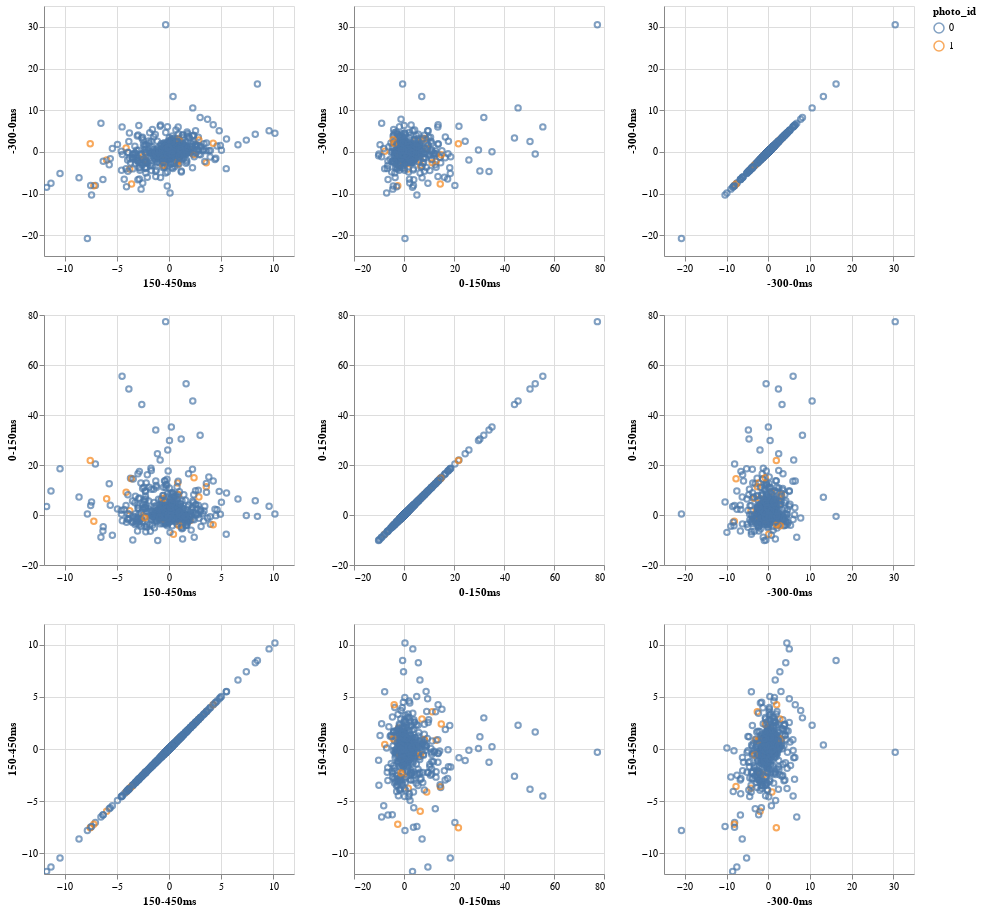

This figure's notebook cell:
### Code cell
import altair as alt
alt.Chart(data).mark_point().encode(
    alt.X(alt.repeat("column"), type='quantitative'),
    alt.Y(alt.repeat("row"), type='quantitative'),
    color = 'photo_id:N'
).properties(
    width = 250,
    height = 250,
).repeat(
    row=['-300-0ms', '0-150ms', '150-450ms'],
    column=['150-450ms', '0-150ms', '-300-0ms']).interactive(
)

### Figure 1 — Vega-Lite specification as saved in the notebook (floating-point values rounded to 4 significant figures; data arrays with more than 128 entries replaced by an {"elided": "..."} marker saying what was removed)
{"$schema": "https://vega.github.io/schema/vega-lite/v2.json", "config": {"view": {"height": 300, "width": 400}}, "repeat": {"column": ["150-450ms", "0-150ms", "-300-0ms"], "row": ["-300-0ms", "0-150ms", "150-450ms"]}, "spec": {"data": {"values": {"elided": "629 records"}}, "encoding": {"color": {"field": "photo_id", "type": "nominal"}, "x": {"field": {"repeat": "column"}, "type": "quantitative"}, "y": {"field": {"repeat": "row"}, "type": "quantitative"}}, "height": 250, "mark": "point", "selection": {"selector005": {"bind": "scales", "encodings": ["x", "y"], "mark": {"fill": "#333", "fillOpacity": 0.125, "stroke": "white"}, "on": "[mousedown, window:mouseup] > window:mousemove!", "resolve": "global", "translate": "[mousedown, window:mouseup] > window:mousemove!", "type": "interval", "zoom": "wheel!"}}, "width": 250}}
